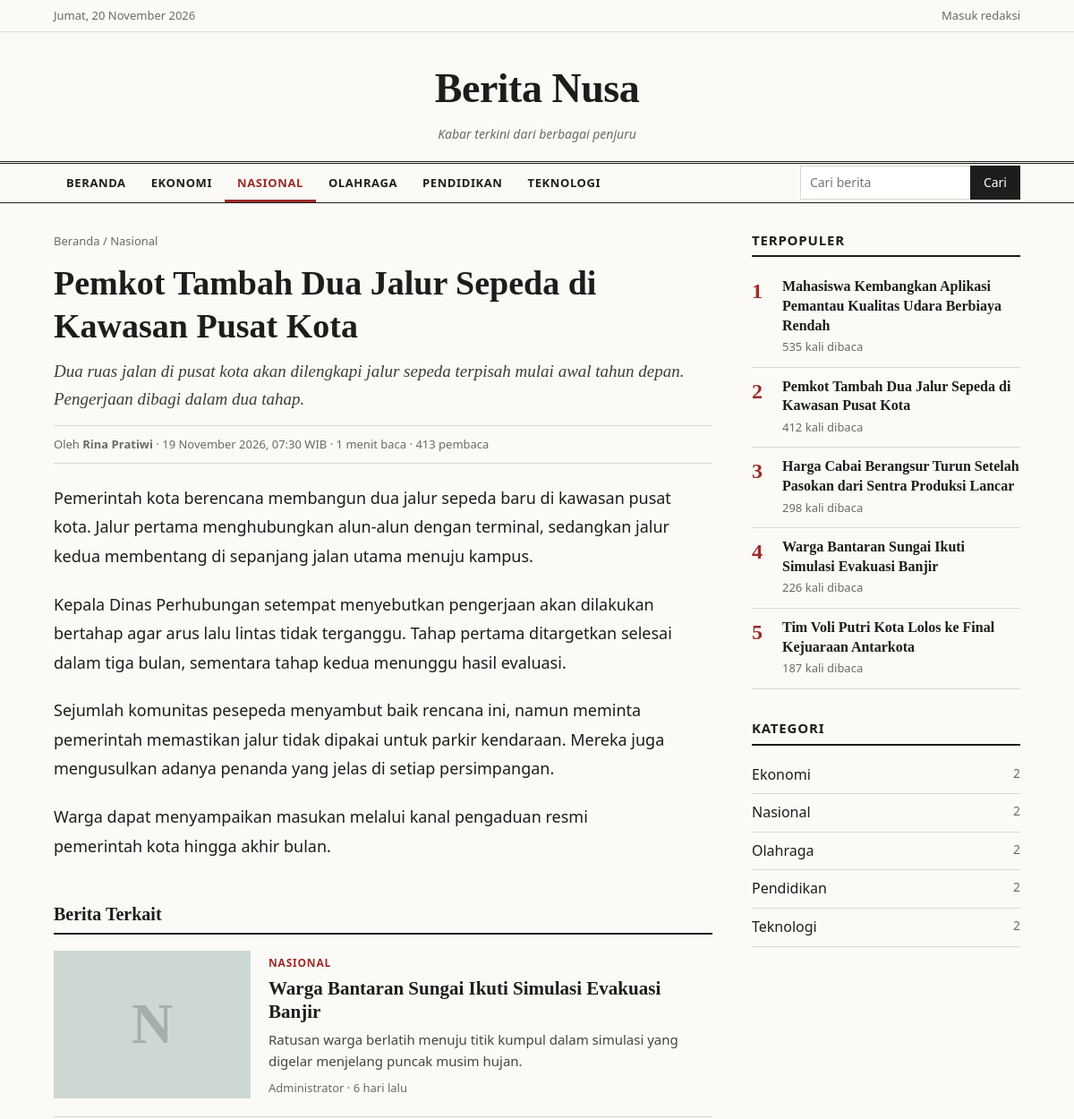
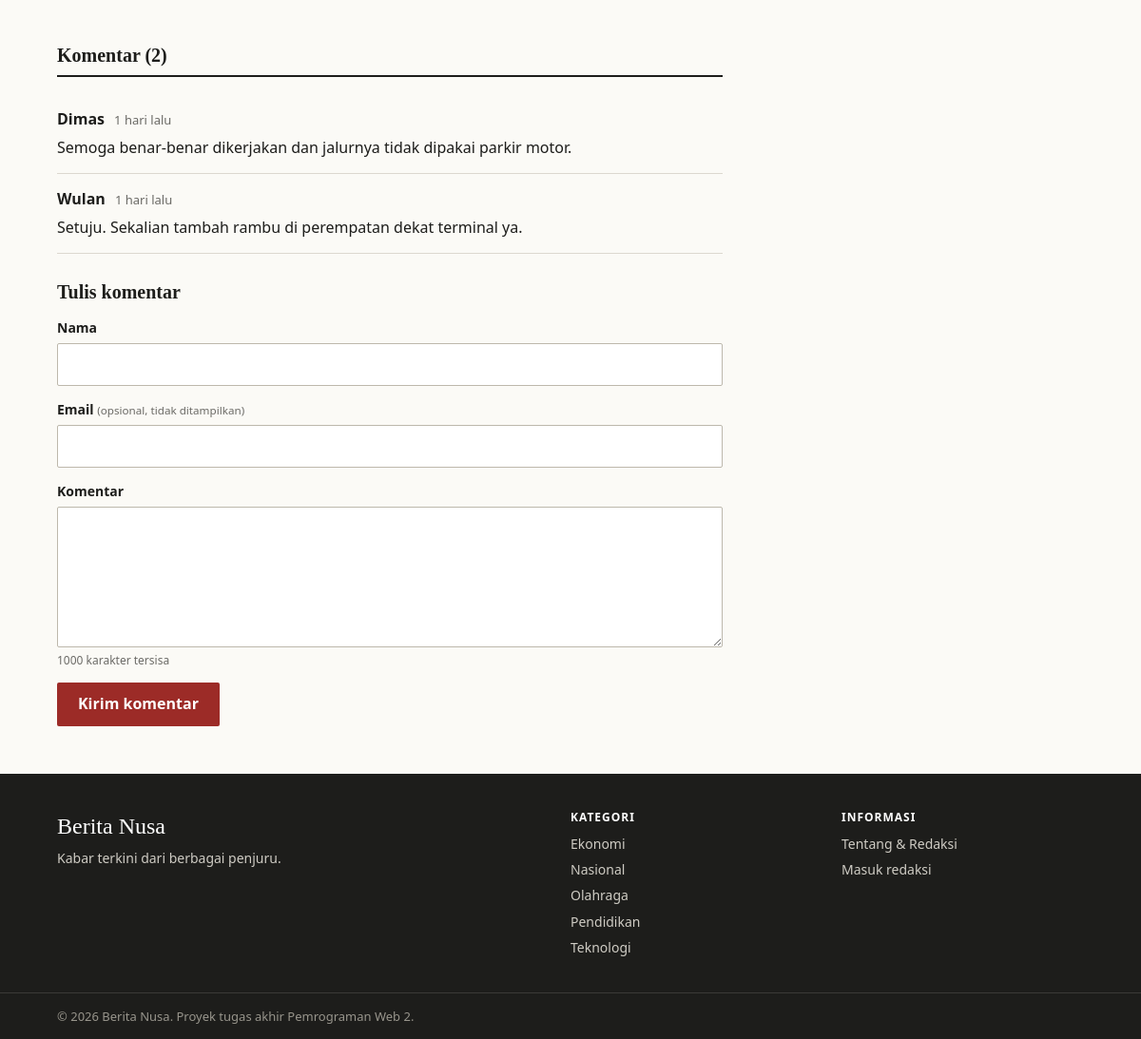
The app's page /berita.php?slug=pemkot-tambah-dua-jalur-sepeda-di-kawasan-pusat-kota with its own data (2 pictures, top to bottom).
### tables this page shows
CREATE TABLE kategori (
  id    INT UNSIGNED NOT NULL AUTO_INCREMENT,
  nama  VARCHAR(60) NOT NULL,
  slug  VARCHAR(80) NOT NULL,
  PRIMARY KEY (id),
  UNIQUE KEY uk_kategori_slug (slug)
);

CREATE TABLE berita (
  id            INT UNSIGNED NOT NULL AUTO_INCREMENT,
  kategori_id   INT UNSIGNED NOT NULL,
  pengguna_id   INT UNSIGNED NOT NULL,
  judul         VARCHAR(200) NOT NULL,
  slug          VARCHAR(220) NOT NULL,
  ringkasan     VARCHAR(300) NOT NULL,
  isi           MEDIUMTEXT NOT NULL,
  gambar        VARCHAR(120) DEFAULT NULL,
  status        ENUM('draft','terbit') NOT NULL DEFAULT 'draft',
  dilihat       INT UNSIGNED NOT NULL DEFAULT 0,
  dibuat_pada   DATETIME NOT NULL,
  diubah_pada   DATETIME NOT NULL,
  terbit_pada   DATETIME DEFAULT NULL,
  PRIMARY KEY (id),
  UNIQUE KEY uk_berita_slug (slug),
  KEY idx_berita_status_terbit (status, terbit_pada),
  CONSTRAINT fk_berita_kategori FOREIGN KEY (kategori_id) REFERENCES kategori(id),
  CONSTRAINT fk_berita_pengguna FOREIGN KEY (pengguna_id) REFERENCES pengguna(id)
);

CREATE TABLE pengguna (
  id           INT UNSIGNED NOT NULL AUTO_INCREMENT,
  nama         VARCHAR(80)  NOT NULL,
  email        VARCHAR(120) NOT NULL,
  password     VARCHAR(255) NOT NULL,
  peran        ENUM('admin','editor') NOT NULL DEFAULT 'editor',
  dibuat_pada  DATETIME NOT NULL,
  PRIMARY KEY (id),
  UNIQUE KEY uk_pengguna_email (email)
);

CREATE TABLE komentar (
  id           INT UNSIGNED NOT NULL AUTO_INCREMENT,
  berita_id    INT UNSIGNED NOT NULL,
  nama         VARCHAR(60)  NOT NULL,
  email        VARCHAR(120) DEFAULT NULL,
  isi          VARCHAR(1000) NOT NULL,
  status       ENUM('menunggu','tampil') NOT NULL DEFAULT 'menunggu',
  dibuat_pada  DATETIME NOT NULL,
  PRIMARY KEY (id),
  KEY idx_komentar_berita (berita_id, status),
  CONSTRAINT fk_komentar_berita FOREIGN KEY (berita_id) REFERENCES berita(id) ON DELETE CASCADE
);

### includes/auth.php (called while the page is built, shortened)
<?php
function pengguna_sekarang() {
    if (empty($_SESSION['pengguna_id'])) {
        return $cache = null;
    }
    $cache = ambil_satu(
        'SELECT id, nama, email, peran FROM pengguna WHERE id = ?',
        [$_SESSION['pengguna_id']]
    );
    return $cache;
}

### config/config.php (called while the page is built, shortened)
<?php
function db() {
    static $pdo = null;
    if ($pdo !== null) {
        return $pdo;
    }
    $dsn  = getenv('BN_DSN') ?: 'mysql:host=' . DB_HOST . ';dbname=' . DB_NAME . ';charset=utf8mb4';
    $user = getenv('BN_DSN') ? null : DB_USER;
    $pass = getenv('BN_DSN') ? null : DB_PASS;
    try {
        $pdo = new PDO($dsn, $user, $pass, [
            PDO::ATTR_ERRMODE            => PDO::ERRMODE_EXCEPTION,
            PDO::ATTR_DEFAULT_FETCH_MODE => PDO::FETCH_ASSOC,
            PDO::ATTR_EMULATE_PREPARES   => false,
        ]);
    } catch (PDOException $e) {
        http_response_code(500);
        exit('Koneksi database gagal. Periksa pengaturan di config/config.php dan pastikan MySQL sudah berjalan.');
    }
    return $pdo;
}

### berita.php (the view, shortened to what this page needs)
<?php
$slug = $_GET['slug'] ?? '';
$b = is_string($slug) ? ambil_satu(SQL_BERITA . " WHERE b.slug = ?", [$slug]) : null;
$pratinjau = false;
$input = ['nama' => '', 'email' => '', 'isi' => ''];
if (!$pratinjau && empty($_SESSION['sudah_dibaca'][$b['id']])) {
    $b['dilihat']++;
}
$komentar = ambil_semua(
    "SELECT * FROM komentar WHERE berita_id = ? AND status = 'tampil' ORDER BY dibuat_pada ASC",
    [$b['id']]
);
$terkait = ambil_semua(
    SQL_BERITA . " WHERE b.status = 'terbit' AND b.kategori_id = ? AND b.id <> ?
                   ORDER BY b.terbit_pada DESC LIMIT 3",
    [$b['kategori_id'], $b['id']]
);
$nav_aktif         = $b['kategori_slug'];
$tanggal           = $b['terbit_pada'] ?: $b['dibuat_pada'];
require __DIR__ . '/includes/header.php';
?>
<div class="wadah">
    <div class="tata-letak">
        <article class="artikel">
            <nav class="remah" aria-label="Lokasi">
                <a href="<?= e(url()) ?>">Beranda</a> /
                <a href="<?= e(link_kategori($b['kategori_slug'])) ?>"><?= e($b['kategori']) ?></a>
            </nav>
            <h1><?= e($b['judul']) ?></h1>
            <p class="lead"><?= e($b['ringkasan']) ?></p>
            <p class="meta meta-artikel">
                Oleh <strong><?= e($b['penulis']) ?></strong> &middot;
                <?= e(tanggal_indo($tanggal, true)) ?> &middot;
                <?= menit_baca($b['isi']) ?> menit baca &middot;
                <?= number_format((int)$b['dilihat'], 0, ',', '.') ?> pembaca
            </p>
            <div class="isi-artikel">
                <?= paragraf($b['isi']) ?>
            </div>
            <?php if ($terkait): ?>
                <section class="terkait">
                    <h2 class="judul-bagian">Berita Terkait</h2>
                    <div class="daftar-kartu">
                        <?php foreach ($terkait as $t): ?>
                            <?= kartu_berita($t) ?>
                        <?php endforeach; ?>
                    </div>
                </section>
            <?php endif; ?>
            <section class="komentar" id="komentar">
                <h2 class="judul-bagian">Komentar (<?= count($komentar) ?>)</h2>
                <?php foreach ($komentar as $k): ?>
                    <div class="komentar-item">
                        <p class="komentar-kepala">
                            <strong><?= e($k['nama']) ?></strong>
                            <span class="meta"><?= e(waktu_lalu($k['dibuat_pada'])) ?></span>
                        </p>
                        <p><?= nl2br(e($k['isi'])) ?></p>
                    </div>
                <?php endforeach; ?>
                <?php if (!$pratinjau): ?>
                    <form method="post" class="form form-komentar" action="#komentar" novalidate>
                        <h3>Tulis komentar</h3>
                        <div class="baris-form">
                            <label for="nama">Nama</label>
                            <input type="text" id="nama" name="nama" maxlength="60" required value="<?= e($input['nama']) ?>">
                        </div>
                        <div class="baris-form">
                            <label for="email">Email <small>(opsional, tidak ditampilkan)</small></label>
                            <input type="email" id="email" name="email" maxlength="120" value="<?= e($input['email']) ?>">
                        </div>
                        <div class="baris-form">
                            <label for="isi">Komentar</label>
                            <textarea id="isi" name="isi" rows="5" maxlength="1000" required data-hitung="#sisaKarakter"><?= e($input['isi']) ?></textarea>
                            <small class="bantuan"><span id="sisaKarakter">1000</span> karakter tersisa</small>
                        </div>
                        <button type="submit" class="tombol">Kirim komentar</button>
                    </form>
                <?php endif; ?>
            </section>
        </article>
        <?php require __DIR__ . '/includes/sidebar.php'; ?>
    </div>
</div>
<?php require __DIR__ . '/includes/footer.php'; ?>

### includes/header.php (shortened to what this page needs)
<?php
$nav_aktif     = $nav_aktif ?? '';
$pengguna      = pengguna_sekarang();
?>
<!DOCTYPE html>
<html lang="id">
<head>
    <link rel="stylesheet" href="<?= e(url('assets/css/style.css')) ?>">
</head>
<body>
<div class="topbar">
    <div class="wadah topbar-isi">
        <span><?= e(hari_ini_indo()) ?></span>
        <span class="topbar-kanan">
            <?php if ($pengguna): ?>
                <a href="<?= e(url('admin/')) ?>">Dashboard (<?= e($pengguna['nama']) ?>)</a>
            <?php else: ?>
                <a href="<?= e(url('admin/login.php')) ?>">Masuk redaksi</a>
            <?php endif; ?>
        </span>
    </div>
</div>
<header class="masthead">
    <div class="wadah">
        <a class="nama-situs" href="<?= e(url()) ?>"><?= e(NAMA_SITUS) ?></a>
        <p class="tagline"><?= e(TAGLINE) ?></p>
    </div>
</header>
<nav class="navbar" aria-label="Kategori">
    <div class="wadah navbar-isi">
        <ul class="menu" id="daftarMenu">
            <li><a href="<?= e(url()) ?>" class="<?= $nav_aktif === 'beranda' ? 'aktif' : '' ?>">Beranda</a></li>
            <?php foreach (kategori_semua() as $k): ?>
                <li><a href="<?= e(link_kategori($k['slug'])) ?>" class="<?= $nav_aktif === $k['slug'] ? 'aktif' : '' ?>"><?= e($k['nama']) ?></a></li>
            <?php endforeach; ?>
        </ul>
        <form class="form-cari" action="<?= e(url('cari.php')) ?>" method="get" role="search">
            <input type="search" id="q" name="q" placeholder="Cari berita" value="<?= e($_GET['q'] ?? '') ?>" maxlength="80">
            <button type="submit">Cari</button>
        </form>
    </div>
</nav>
<main>

### includes/functions.php (shortened to what this page needs)
<?php
function e($teks) {
    return htmlspecialchars((string)$teks, ENT_QUOTES, 'UTF-8');
}
function url($path = '') {
    return BASE_URL . '/' . ltrim($path, '/');
}
function ambil_semua($sql, $params = []) {
    $st = db()->prepare($sql);
    $st->execute($params);
    return $st->fetchAll();
}
function ambil_satu($sql, $params = []) {
    $st = db()->prepare($sql);
    $st->execute($params);
    $baris = $st->fetch();
    return $baris ?: null;
}
function kategori_semua() {
    static $data = null;
    if ($data === null) {
        $data = ambil_semua(
            "SELECT k.*, COUNT(b.id) AS jumlah
             FROM kategori k
             LEFT JOIN berita b ON b.kategori_id = k.id AND b.status = 'terbit'
             GROUP BY k.id
             ORDER BY k.nama"
        );
    }
    return $data;
}
function paragraf($teks) {
    $teks = str_replace("\r\n", "\n", $teks);
    $bagian = preg_split("/\n{2,}/", trim($teks));
    $html = '';
    foreach ($bagian as $b) {
        $b = trim($b);
        if ($b !== '') {
            $html .= '<p>' . nl2br(e($b)) . '</p>';
        }
    }
    return $html;
}
function hitung_kata($teks) {
    return str_word_count(strip_tags($teks)) ?: 0;
}
function menit_baca($teks) {
    return max(1, (int)ceil(hitung_kata($teks) / 200));
}
function tanggal_indo($waktu, $dengan_jam = false) {
    $bulan = ['', 'Januari', 'Februari', 'Maret', 'April', 'Mei', 'Juni',
              'Juli', 'Agustus', 'September', 'Oktober', 'November', 'Desember'];
    $t = strtotime($waktu);
    $hasil = date('j', $t) . ' ' . $bulan[(int)date('n', $t)] . ' ' . date('Y', $t);
    if ($dengan_jam) {
        $hasil .= ', ' . date('H:i', $t) . ' WIB';
    }
    return $hasil;
}
function hari_ini_indo() {
    $hari = ['Minggu', 'Senin', 'Selasa', 'Rabu', 'Kamis', 'Jumat', 'Sabtu'];
    return $hari[(int)date('w')] . ', ' . tanggal_indo(date('Y-m-d'));
}
function waktu_lalu($waktu) {
    $selisih = time() - strtotime($waktu);
    if ($selisih < 7 * 86400)  return floor($selisih / 86400) . ' hari lalu';
    return tanggal_indo($waktu);
}
function gambar_url($nama) {
    return null;
}
function thumb_html($b, $kelas = '') {
    $url = !empty($b['gambar']) ? gambar_url($b['gambar']) : null;
    return '<div class="thumb tanpa-gambar warna-' . ((int)$b['kategori_id'] % 5) . ' ' . e($kelas) . '" aria-hidden="true">'
         . '<span>' . e(mb_substr($b['kategori'], 0, 1, 'UTF-8')) . '</span></div>';
}
function link_berita($b) {
    return url('berita.php?slug=' . urlencode($b['slug']));
}
function link_kategori($slug) {
    return url('kategori.php?slug=' . urlencode($slug));
}
function kartu_berita($b, $kelas = '') {
    ob_start(); ?>
    <article class="kartu <?= e($kelas) ?>">
        <a href="<?= e(link_berita($b)) ?>" class="kartu-gambar" tabindex="-1"><?= thumb_html($b) ?></a>
        <div class="kartu-isi">
            <a class="label-kategori" href="<?= e(link_kategori($b['kategori_slug'])) ?>"><?= e($b['kategori']) ?></a>
            <h3><a href="<?= e(link_berita($b)) ?>"><?= e($b['judul']) ?></a></h3>
            <p class="ringkasan"><?= e($b['ringkasan']) ?></p>
            <p class="meta"><?= e($b['penulis']) ?> &middot; <?= e(waktu_lalu($b['terbit_pada'])) ?></p>
        </div>
    </article>
    <?php
    return ob_get_clean();
}

### includes/sidebar.php
<?php
$populer = ambil_semua(SQL_BERITA . " WHERE b.status = 'terbit' ORDER BY b.dilihat DESC, b.id DESC LIMIT 5");
?>
<aside class="sidebar">
    <section class="kotak">
        <h2 class="judul-kotak">Terpopuler</h2>
        <?php if ($populer): ?>
            <ol class="daftar-populer">
                <?php foreach ($populer as $p): ?>
                    <li>
                        <a href="<?= e(link_berita($p)) ?>"><?= e($p['judul']) ?></a>
                        <span class="meta"><?= number_format((int)$p['dilihat'], 0, ',', '.') ?> kali dibaca</span>
                    </li>
                <?php endforeach; ?>
            </ol>
        <?php else: ?>
            <p class="meta">Belum ada data.</p>
        <?php endif; ?>
    </section>
    <section class="kotak">
        <h2 class="judul-kotak">Kategori</h2>
        <ul class="daftar-kategori">
            <?php foreach (kategori_semua() as $k): ?>
                <li>
                    <a href="<?= e(link_kategori($k['slug'])) ?>"><?= e($k['nama']) ?></a>
                    <span><?= (int)$k['jumlah'] ?></span>
                </li>
            <?php endforeach; ?>
        </ul>
    </section>
</aside>

### includes/footer.php (shortened to what this page needs)
</main>
<footer class="footer">
    <div class="wadah footer-isi">
        <div>
            <p class="footer-nama"><?= e(NAMA_SITUS) ?></p>
            <p class="footer-kecil"><?= e(TAGLINE) ?>.</p>
        </div>
        <div>
            <p class="footer-judul">Kategori</p>
            <ul>
                <?php foreach (kategori_semua() as $k): ?>
                    <li><a href="<?= e(link_kategori($k['slug'])) ?>"><?= e($k['nama']) ?></a></li>
                <?php endforeach; ?>
            </ul>
        </div>
        <div>
            <p class="footer-judul">Informasi</p>
            <ul>
                <li><a href="<?= e(url('tentang.php')) ?>">Tentang &amp; Redaksi</a></li>
                <li><a href="<?= e(url('admin/login.php')) ?>">Masuk redaksi</a></li>
            </ul>
        </div>
    </div>
    <div class="footer-bawah">
        <div class="wadah">&copy; <?= date('Y') ?> <?= e(NAMA_SITUS) ?>. Proyek tugas akhir Pemrograman Web 2.</div>
    </div>
</footer>
</body>
</html>

### records on screen
kategori: nama "EKONOMI", nama "Ekonomi", jumlah "2"
kategori: nama "NASIONAL", nama "Nasional", jumlah "2"
kategori: nama "OLAHRAGA", nama "Olahraga", jumlah "2"
kategori: nama "PENDIDIKAN", nama "Pendidikan", jumlah "2"
kategori: nama "TEKNOLOGI", nama "Teknologi", jumlah "2"
berita: kategori.nama "Nasional", judul "Pemkot Tambah Dua Jalur Sepeda di Kawasan Pusat Kota", ringkasan "Dua ruas jalan di pusat kota akan dilengkapi jalur sepeda terpisah mulai awal tahun depan. Pengerjaan dibagi dalam dua tahap.", pengguna.nama "Rina Pratiwi", terbit_pada "19 November 2026, 07:30 WIB", isi "1", isi "Pemerintah kota berencana membangun dua jalur sepeda baru di kawasan pusat kota. Jalur pertama menghubungkan alun-alun dengan terminal, sedangkan jalur kedua membentang di sepanjang jalan utama menuju kampus.", isi "Kepala Dinas Perhubungan setempat menyebutkan pengerjaan akan dilakukan bertahap agar arus lalu lintas tidak terganggu. Tahap pertama ditargetkan selesai dalam tiga bulan, sementara tahap kedua menunggu hasil evaluasi.", isi "Sejumlah komunitas pesepeda menyambut baik rencana ini, namun meminta pemerintah memastikan jalur tidak dipakai untuk parkir kendaraan. Mereka juga mengusulkan adanya penanda yang jelas di setiap persimpangan.", isi "Warga dapat menyampaikan masukan melalui kanal pengaduan resmi pemerintah kota hingga akhir bulan.", dilihat "412"
berita: kategori.nama "N", kategori.nama "NASIONAL", judul "Warga Bantaran Sungai Ikuti Simulasi Evakuasi Banjir", ringkasan "Ratusan warga berlatih menuju titik kumpul dalam simulasi yang digelar menjelang puncak musim hujan.", pengguna.nama "Administrator", terbit_pada "6 hari lalu", dilihat "226"
komentar: nama "Dimas", dibuat_pada "1 hari lalu", isi "Semoga benar-benar dikerjakan dan jalurnya tidak dipakai parkir motor."
komentar: nama "Wulan", dibuat_pada "1 hari lalu", isi "Setuju. Sekalian tambah rambu di perempatan dekat terminal ya."
berita: judul "Mahasiswa Kembangkan Aplikasi Pemantau Kualitas Udara Berbiaya Rendah", dilihat "535"
berita: judul "Harga Cabai Berangsur Turun Setelah Pasokan dari Sentra Produksi Lancar", dilihat "298"
berita: judul "Tim Voli Putri Kota Lolos ke Final Kejuaraan Antarkota", dilihat "187"

### other values on screen
hari_ini_indo() "Jumat, 20 November 2026"
NAMA_SITUS "Berita Nusa"
TAGLINE "Kabar terkini dari berbagai penjuru"
$b['dilihat'] "413"
count($komentar) "2"
